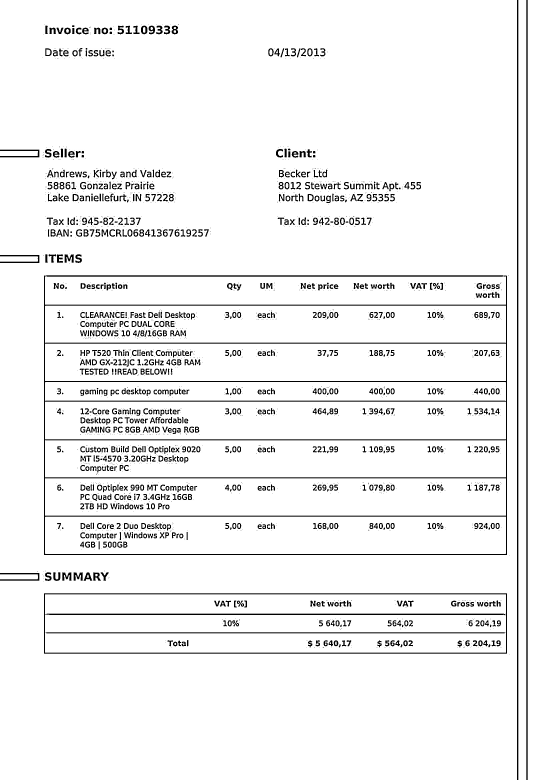
#> input picture data/processed/thresholded/genuine/batch1-0001.jpg, 1654 x 2339 px, found by its file name (shown at 1/3 size)
$ jupyter execute 10_cnn_data_prep.ipynb
#> lines starting #> are read from the running program, lines starting #| are printed output that depends on the picture
[cell 1]
import os
import cv2
import numpy as np

base_dir = r"G:\fraud_document_ai\data\processed\thresholded"
img_size = 128

X = []
y = []

for label, class_id in [("genuine", 0), ("fraud", 1)]:
    folder = os.path.join(base_dir, label)
    for file in os.listdir(folder):
        img = cv2.imread(os.path.join(folder, file), cv2.IMREAD_GRAYSCALE)
#> img is the input picture: shape (2339, 1654); min 0, max 255, mean 241.6
        img = cv2.resize(img, (img_size, img_size))
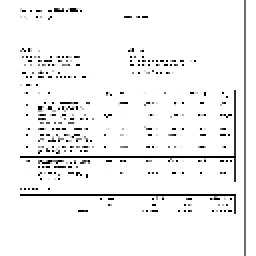
#> img: shape (128, 128) (shown 2 times larger); min 0, max 255, mean 242.5
        img = img / 255.0
        X.append(img)
        y.append(class_id)
#> pass 2 of the loop `for label, class_id in [("genuine", 0), ("fraud", 1)]:`:
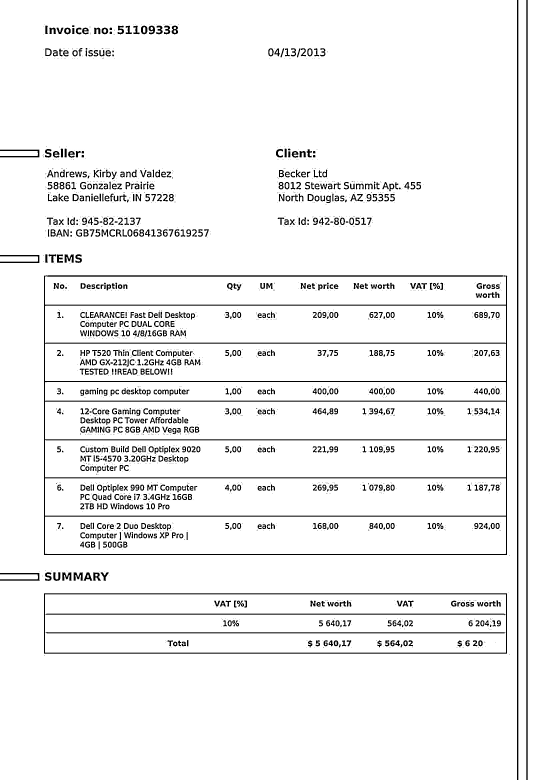
#> input picture data/processed/thresholded/fraud/fraud_amt_01.jpg, 1654 x 2339 px, found by its file name (shown at 1/3 size)
#> img is the input picture: shape (2339, 1654); min 0, max 255, mean 241.7
#> `img = cv2.resize(img, (img_size, img_size))`:
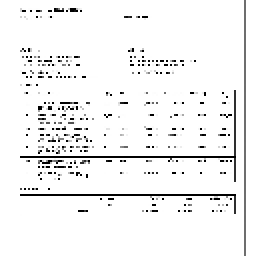
#> img: shape (128, 128) (shown 2 times larger); min 0, max 255, mean 242.5

X = np.array(X).reshape(-1, img_size, img_size, 1)
y = np.array(y)

print("Dataset shape:", X.shape)
#| Dataset shape: (2, 128, 128, 1)
print("Labels shape:", y.shape)
